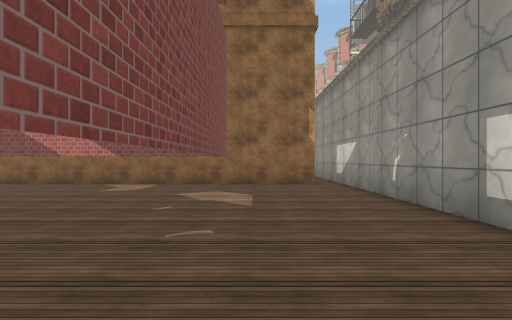
view 1 (above)

24 first-person views from a walk through a 3-D level made in the Unity game engine. The camera is 1.3 m above the floor, looks level and sees 80° across. The floor is counted in squares, 2 m on a side. Each view is taken from the middle of a square. On the plan, view 1 faces up. The plan holds only what a view shows up to about 10 squares ahead; the rest is blank. The place goes on beyond the plan. The player character is not drawn. Some surface patterns are stand-ins.

view 2
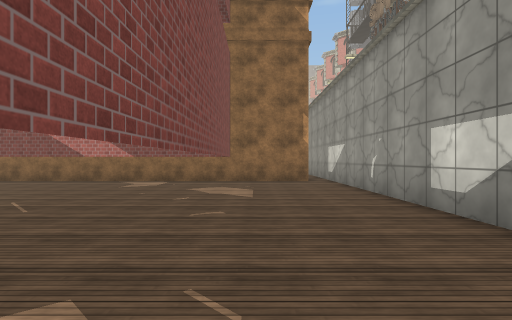

view 3
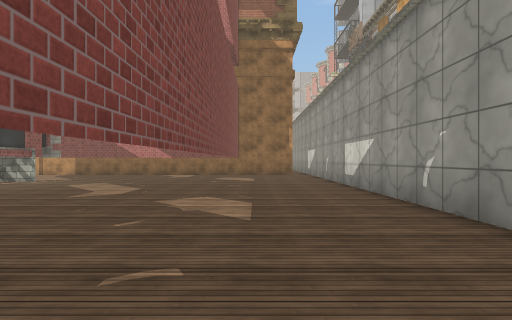

view 4
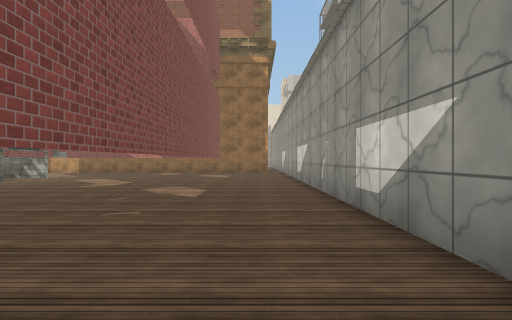

view 5
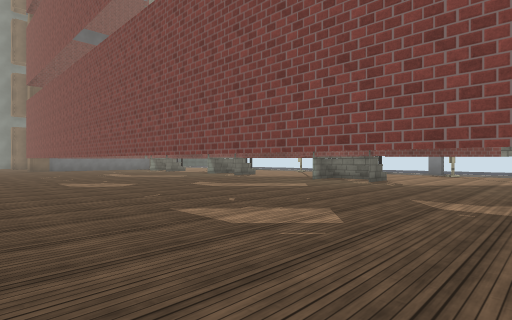

view 6
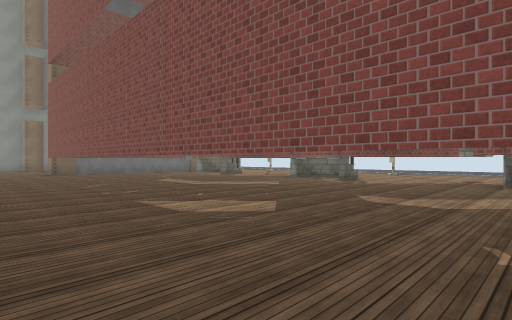

view 7
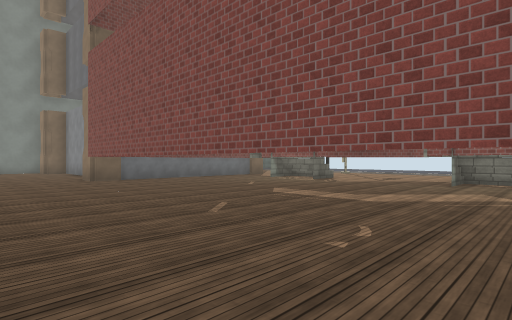

view 8
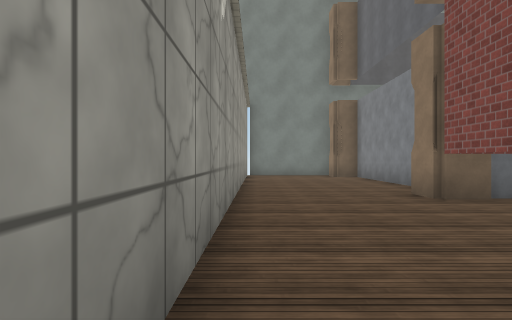

view 9
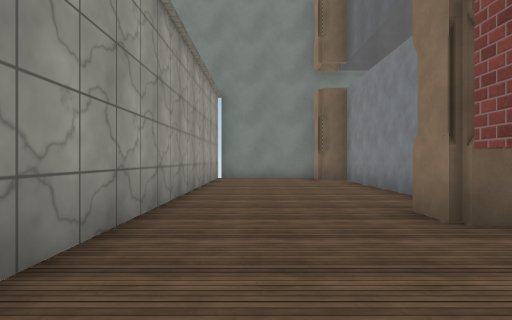

view 10
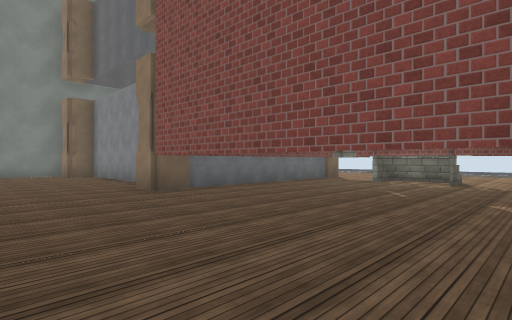

view 11
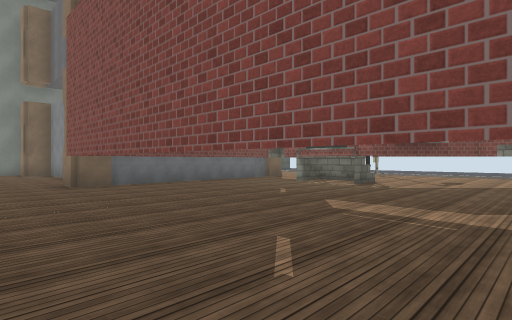

view 12
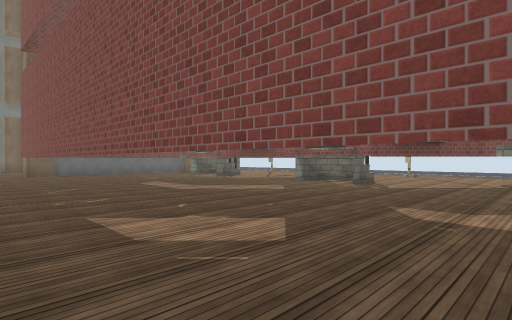

view 13
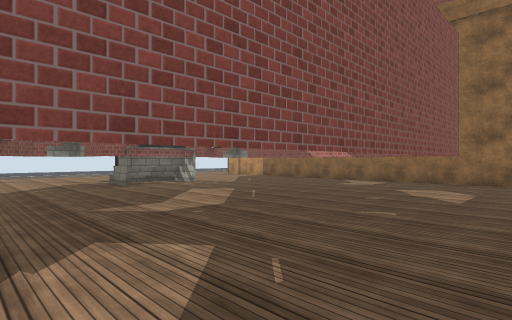

view 14
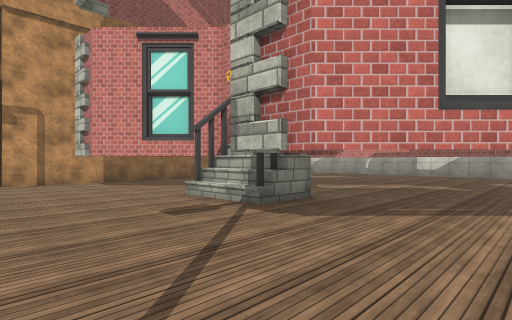

view 15
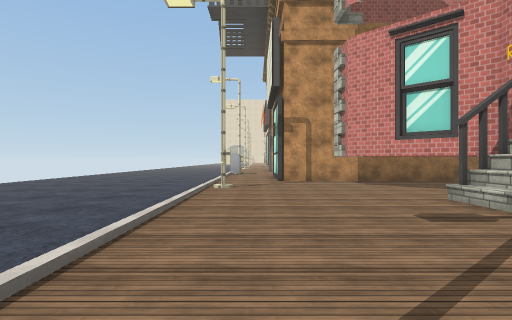

view 16
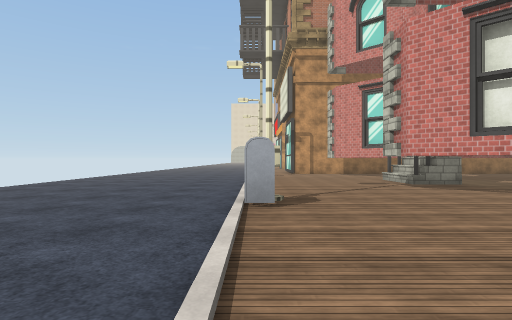

view 17
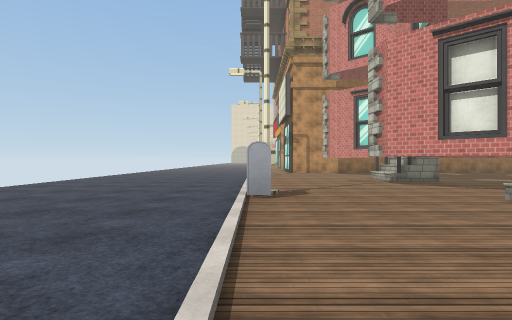

view 18
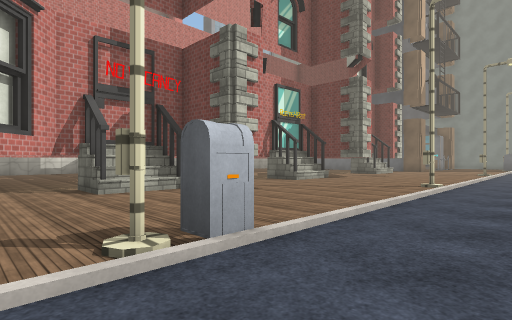

view 19
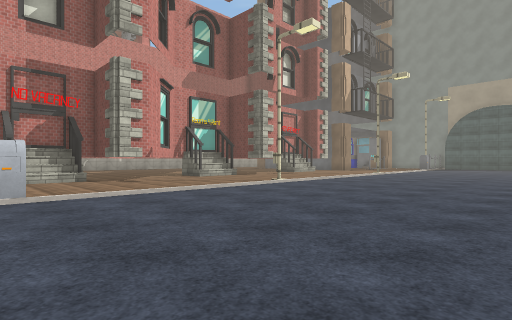

view 20
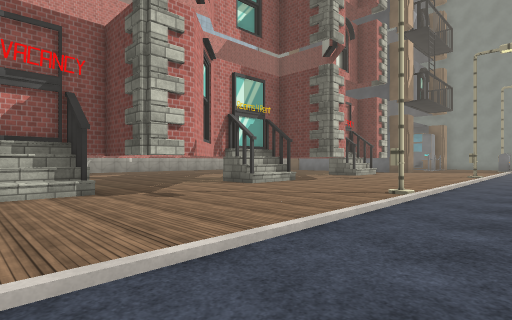

view 21
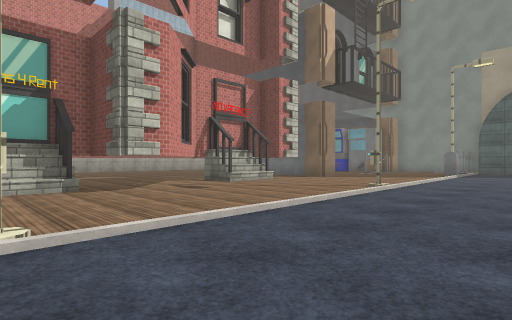

view 22
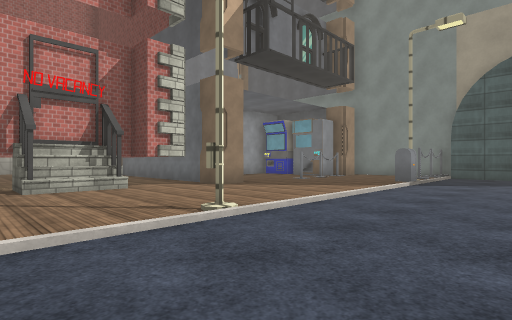

view 23
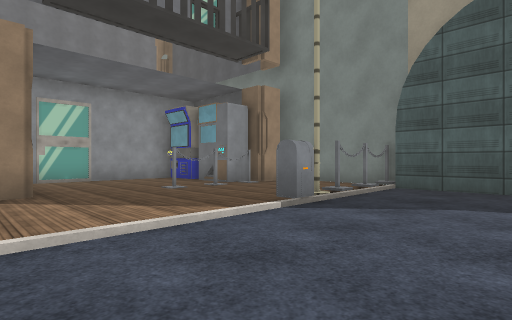

view 24
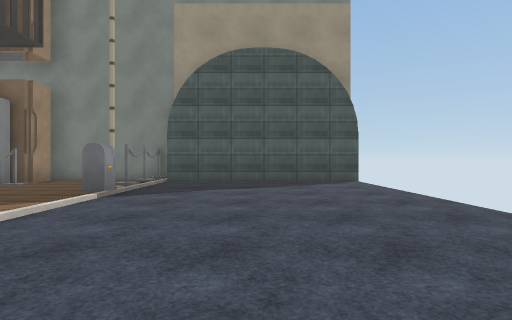

### Floor plan
Key: @ floor where view 1 was taken; # wall or solid block; x gap in a wall; . floor; / step, stairs or slope; ^ raised ledge; T thing the floor can be seen under or through; O other object.
Columns run from 18 left of view 1 to 3 right of it. Each row starts with its distance up from view 1.
 10                     .#
  9 ........############.#
  8 .....................#
  7 ..........TTTTTTTT...#
  6  .....#...T      T...#
  5   .........#     T...#
  4 ........../#     #...#
  3 ..........//^    #...#
  2 ..........###    #...#
  1 ..........#      #...#
  0 ..........##     #@..#
 -1 ......#....#     #...#
 -2 ......O.../##    #...#
 -3 ..........//^    #...#
 -4 ..........##     #...#
 -5 ..........##     #...#
 -6 ..........##     #...
 -7  ..........#     #...
 -8  .....#.../#     #...
 -9  ...../...//^    #...
-10  ...../...##     #...
-11  ...../...#      #...
-12  ...../...##     #...
-13  ...../....#     #...
-14    .../...##     #...#
-15    .../....#     #...#
-16    ...#...##     #...#
-17   .........####  #...#
-18  .........#OOOOOOO...#
-19 ..........#OOO  O#...#
-20 ..............  O....#
-21 ..............  O....#
-22 ......O..O....  O....#
-23 ......x..O...   O....#
-24 ......O...#O    O....#
-25 ......O...#O    O#...#
-26 ###########

Positions as (right, up) in squares from view 1, and headings:
1: (0, 0), facing up
2: (0, -1), facing up
3: (0, -5), facing up
4: (1, -7), facing up
5: (2, 2), facing down-left
6: (2, -3), facing down-left
7: (2, -8), facing down-left
8: (2, -13), facing down
9: (1, -15), facing down
10: (2, -12), facing down-left
11: (1, -10), facing down-left
12: (1, -4), facing down-left
13: (1, -1), facing up-left
14: (-11, -1), facing up-right
15: (-11, -1), facing up
16: (-12, -6), facing up
17: (-12, -7), facing up
18: (-14, 0), facing down-right
19: (-18, -1), facing down-right
20: (-14, -2), facing down-right
21: (-15, -8), facing down-right
22: (-15, -13), facing down-right
23: (-15, -18), facing down-right
24: (-15, -16), facing down
